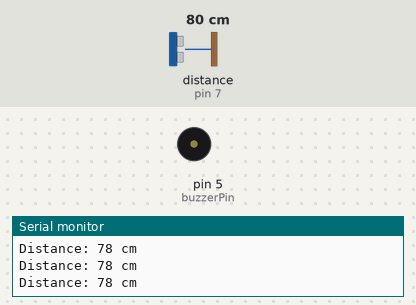
Bench run of a sketch on a simulated Arduino Uno, built with avr-gcc and run on an emulated ATmega328P. Shown: buzzer (waves = sounding, pin HIGH), the last lines printed to the serial monitor. Wiring (inferred from the names in the program): ultrasonic range finder: trigger pin 6; echo pin 7. Inputs (shaded band) come from the test bench; at power-on: distance to the obstacle (sensor on pin 7) 80 cm. The echo pulse lasts 58.3 µs per cm; pins used as bus, display or sensor lines are not drawn.

Above: at 1.2 s.
1.3 s: distance to the obstacle (sensor on pin 7) set to 13 cm
2.8 s: distance to the obstacle (sensor on pin 7) set to 10 cm
At 3.6 s:
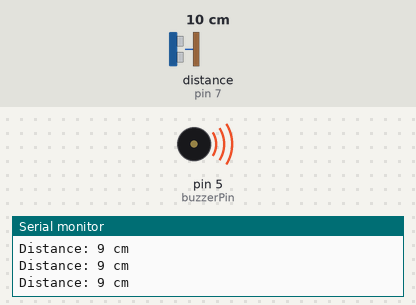
4.3 s: distance to the obstacle (sensor on pin 7) set to 18 cm
At 5.4 s:
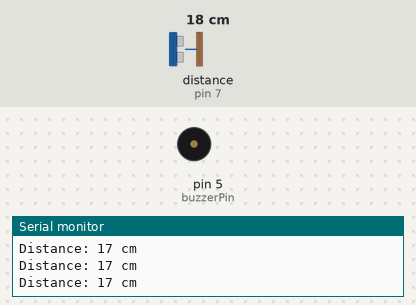
5.8 s: distance to the obstacle (sensor on pin 7) set to 2 cm
At 6.3 s:
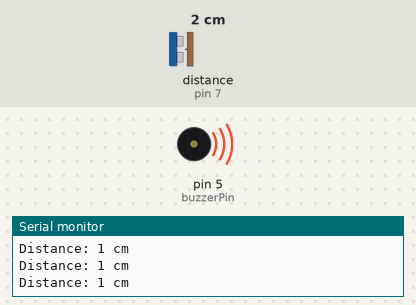
Timing chart, 0 to 8.3 s (numbered marks = the images above; inputs shaded):
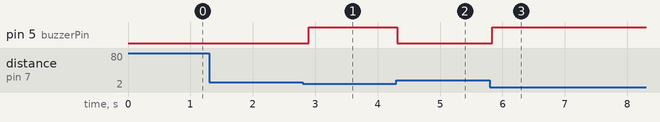

The sketch:

Smartstick.ino
```cpp
// Define pins for ultrasonic sensor
const int trigPin = 6; // Trig pin of the sensor
const int echoPin = 7; // Echo pin of the sensor
const int buzzerPin = 5; // Buzzer pin

void setup() {
  pinMode(trigPin, OUTPUT);
  pinMode(echoPin, INPUT);
  pinMode(buzzerPin, OUTPUT);
  Serial.begin(9600); // Initialize serial communication for debugging
}

void loop() {
  long duration;
  int distance;

  // Clear the trigger pin
  digitalWrite(trigPin, LOW);
  delayMicroseconds(2);

  // Send a pulse to trigger the sensor
  digitalWrite(trigPin, HIGH);
  delayMicroseconds(10);
  digitalWrite(trigPin, LOW);

  // Measure the echo duration
  duration = pulseIn(echoPin, HIGH);

  // Calculate distance in cm
  distance = duration * 0.034 / 2; // Speed of sound is 34,000 cm/s

  // Print distance for debugging
  Serial.print("Distance: ");
  Serial.print(distance);
  Serial.println(" cm");

  // Check if an object is within 10cm range
  if (distance <= 10 && distance > 0) {
    // Object detected within 10cm, turn on the buzzer
    digitalWrite(buzzerPin, HIGH);
  } else {
    // No object detected within 10cm, turn off the buzzer
    digitalWrite(buzzerPin, LOW);
  }

  delay(100); // Wait for a short duration before next reading
}
```

Measured:
- the behaviour switches between 12 and 11 cm on distance to the obstacle (sensor on pin 7) (found by bisection; images 0 and 1)
- after the input at 2.8 s, pin 5 (buzzerPin): LOW → HIGH after 0.09 s
- after the input at 4.3 s, pin 5 (buzzerPin): HIGH → LOW at once
- after the input at 5.8 s, pin 5 (buzzerPin): LOW → HIGH at once
